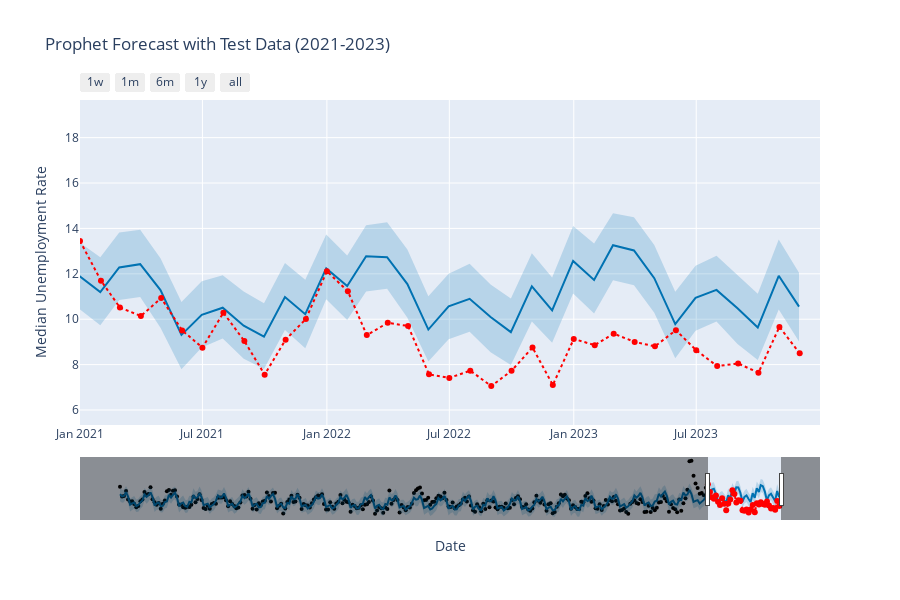

Notebook code cell kept with this figure:
### Code cell
# Generate the Prophet forecast plot
fig = plot_plotly(m, forecast)

# Add the test data to the plot
fig.add_trace(
    go.Scatter(
        x=test['ds'],  # x-axis (dates from test data)
        y=test['y'],  # y-axis (actual values)
        mode='markers+lines',
        name='True Values (Test Data)',
        line=dict(color='red', dash='dot'),  # Custom line style
        marker=dict(color='red')
    )
)

# Adjust x-axis range to focus on 2021-2023
fig.update_layout(
    xaxis=dict(
        range=['2021-01-01', '2023-12-31'],  # Set x-axis range
        title='Date',  # Add x-axis title
    ),
    yaxis=dict(
        title='Median Unemployment Rate',  # Add y-axis title
    ),
    title='Prophet Forecast with Test Data (2021-2023)',  # Add plot title
)

# Show the combined plot
fig.show()

### Figure 1 — Plotly figure (JSON) as saved in the notebook; plotly's stock layout.template omitted (floating-point values rounded to 4 significant figures; data arrays with more than 128 entries replaced by an {"elided": "..."} marker saying what was removed)
{"data": [{"marker": {"color": "black", "size": 4}, "mode": "markers", "name": "Actual", "type": "scatter", "x": {"elided": "288 str values"}, "y": {"elided": "288 float values"}}, {"hoverinfo": "skip", "line": {"width": 0}, "mode": "lines", "type": "scatter", "x": {"elided": "324 str values"}, "y": {"elided": "324 float values"}}, {"fill": "tonexty", "fillcolor": "rgba(0, 114, 178, 0.2)", "line": {"color": "#0072B2", "width": 2}, "mode": "lines", "name": "Predicted", "type": "scatter", "x": {"elided": "324 str values"}, "y": {"elided": "324 float values"}}, {"fill": "tonexty", "fillcolor": "rgba(0, 114, 178, 0.2)", "hoverinfo": "skip", "line": {"width": 0}, "mode": "lines", "type": "scatter", "x": {"elided": "324 str values"}, "y": {"elided": "324 float values"}}, {"line": {"color": "red", "dash": "dot"}, "marker": {"color": "red"}, "mode": "markers+lines", "name": "True Values (Test Data)", "type": "scatter", "x": ["2021-01-01T00:00:00", "2021-02-01T00:00:00", "2021-03-01T00:00:00", "2021-04-01T00:00:00", "2021-05-01T00:00:00", "2021-06-01T00:00:00", "2021-07-01T00:00:00", "2021-08-01T00:00:00", "2021-09-01T00:00:00", "2021-10-01T00:00:00", "2021-11-01T00:00:00", "2021-12-01T00:00:00", "2022-01-01T00:00:00", "2022-02-01T00:00:00", "2022-03-01T00:00:00", "2022-04-01T00:00:00", "2022-05-01T00:00:00", "2022-06-01T00:00:00", "2022-07-01T00:00:00", "2022-08-01T00:00:00", "2022-09-01T00:00:00", "2022-10-01T00:00:00", "2022-11-01T00:00:00", "2022-12-01T00:00:00", "2023-01-01T00:00:00", "2023-02-01T00:00:00", "2023-03-01T00:00:00", "2023-04-01T00:00:00", "2023-05-01T00:00:00", "2023-06-01T00:00:00", "2023-07-01T00:00:00", "2023-08-01T00:00:00", "2023-09-01T00:00:00", "2023-10-01T00:00:00", "2023-11-01T00:00:00", "2023-12-01T00:00:00"], "y": [13.45, 11.7, 10.51, 10.14, 10.93, 9.507, 8.747, 10.29, 9.038, 7.558, 9.1, 10.01, 12.11, 11.23, 9.3, 9.842, 9.702, 7.57, 7.414, 7.733, 7.054, 7.729, 8.753, 7.1, 9.132, 8.858, 9.364, 9, 8.804, 9.517, 8.633, 7.933, 8.049, 7.644, 9.662, 8.497]}], "layout": {"height": 600, "showlegend": false, "title": {"text": "Prophet Forecast with Test Data (2021-2023)"}, "width": 900, "xaxis": {"range": ["2021-01-01", "2023-12-31"], "rangeselector": {"buttons": [{"count": 7, "label": "1w", "step": "day", "stepmode": "backward"}, {"count": 1, "label": "1m", "step": "month", "stepmode": "backward"}, {"count": 6, "label": "6m", "step": "month", "stepmode": "backward"}, {"count": 1, "label": "1y", "step": "year", "stepmode": "backward"}, {"step": "all"}]}, "rangeslider": {"visible": true}, "title": {"text": "Date"}, "type": "date"}, "yaxis": {"title": {"text": "Median Unemployment Rate"}}}}
